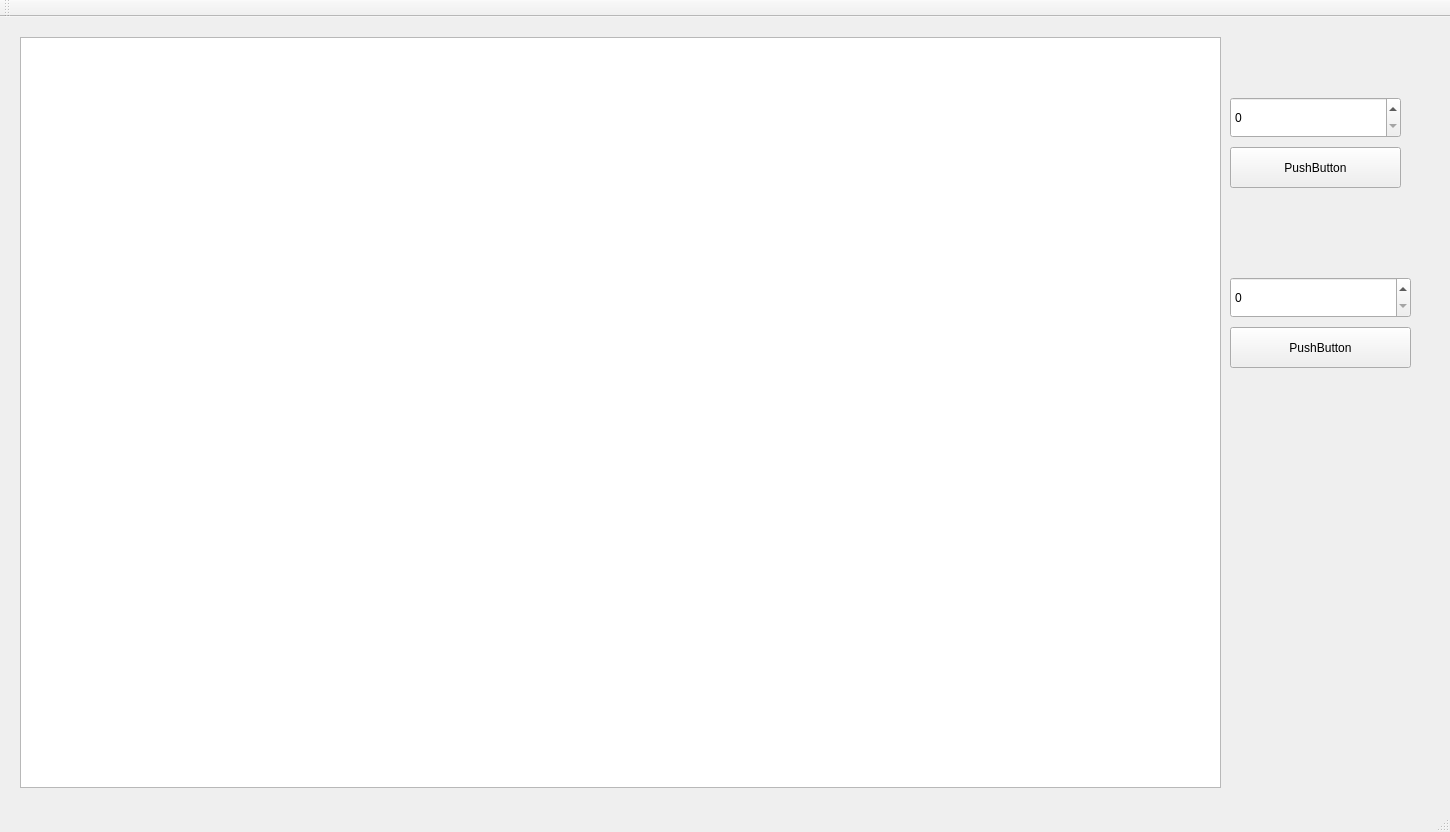
<?xml version="1.0" encoding="UTF-8"?>
<ui version="4.0">
 <class>MainWindow</class>
 <widget class="QMainWindow" name="MainWindow">
  <property name="geometry">
   <rect>
    <x>0</x>
    <y>0</y>
    <width>1450</width>
    <height>832</height>
   </rect>
  </property>
  <property name="windowTitle">
   <string>MainWindow</string>
  </property>
  <widget class="QWidget" name="centralwidget">
   <widget class="TreeView" name="treeView">
    <property name="geometry">
     <rect>
      <x>20</x>
      <y>20</y>
      <width>1201</width>
      <height>751</height>
     </rect>
    </property>
   </widget>
   <widget class="QPushButton" name="addButton">
    <property name="geometry">
     <rect>
      <x>1230</x>
      <y>130</y>
      <width>171</width>
      <height>41</height>
     </rect>
    </property>
    <property name="text">
     <string>PushButton</string>
    </property>
   </widget>
   <widget class="QPushButton" name="delButton">
    <property name="geometry">
     <rect>
      <x>1230</x>
      <y>310</y>
      <width>181</width>
      <height>41</height>
     </rect>
    </property>
    <property name="text">
     <string>PushButton</string>
    </property>
   </widget>
   <widget class="QSpinBox" name="addBox">
    <property name="geometry">
     <rect>
      <x>1230</x>
      <y>80</y>
      <width>171</width>
      <height>41</height>
     </rect>
    </property>
   </widget>
   <widget class="QSpinBox" name="delBox">
    <property name="geometry">
     <rect>
      <x>1230</x>
      <y>260</y>
      <width>181</width>
      <height>41</height>
     </rect>
    </property>
   </widget>
  </widget>
  <widget class="QMenuBar" name="menubar">
   <property name="geometry">
    <rect>
     <x>0</x>
     <y>0</y>
     <width>1450</width>
     <height>22</height>
    </rect>
   </property>
  </widget>
  <widget class="QStatusBar" name="statusbar"/>
  <widget class="QToolBar" name="toolBar">
   <property name="windowTitle">
    <string>toolBar</string>
   </property>
   <attribute name="toolBarArea">
    <enum>TopToolBarArea</enum>
   </attribute>
   <attribute name="toolBarBreak">
    <bool>false</bool>
   </attribute>
  </widget>
 </widget>
 <customwidgets>
  <customwidget>
   <class>TreeView</class>
   <extends>QTextEdit</extends>
   <header>treeview.h</header>
  </customwidget>
 </customwidgets>
 <resources/>
 <connections/>
</ui>
